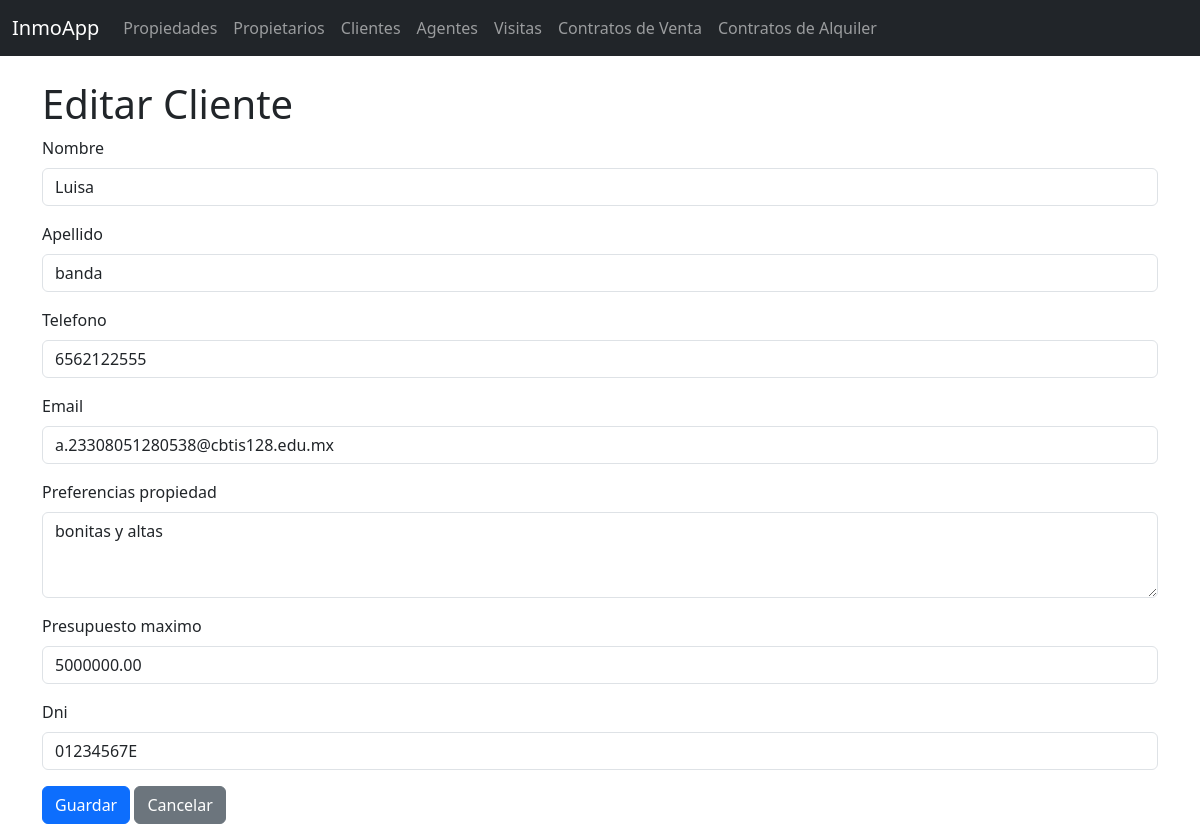
Page /clientes/1/editar/ on the committed database.
### inmobiliaria/models.py (models this page shows, shortened)
class Cliente_Inmobiliaria(models.Model):
    nombre = models.CharField(max_length=100)
    apellido = models.CharField(max_length=100)
    telefono = models.CharField(max_length=20)
    email = models.EmailField(max_length=100)
    preferencias_propiedad = models.TextField(blank=True, null=True)
    presupuesto_maximo = models.DecimalField(max_digits=15, decimal_places=2, null=True, blank=True)
    fecha_registro = models.DateField(auto_now_add=True)
    dni = models.CharField(max_length=20, unique=True)

### inmobiliaria/views.py (the view)
# urls.py: path("clientes/<int:pk>/editar/", views.Cliente_InmobiliariaUpdateView.as_view(), name="cliente_inmobiliaria_update"),
class Cliente_InmobiliariaUpdateView(UpdateView):
    model = Cliente_Inmobiliaria
    form_class = Cliente_InmobiliariaForm
    template_name = "inmobiliaria/cliente_inmobiliaria_form.html"
    success_url = reverse_lazy("inmobiliaria:cliente_inmobiliaria_list")

### inmobiliaria/forms.py
class Cliente_InmobiliariaForm(forms.ModelForm):
    class Meta:
        model = Cliente_Inmobiliaria
        fields = '__all__'
        widgets = {
            'nombre': forms.TextInput(attrs={'class': 'form-control'}),
            'apellido': forms.TextInput(attrs={'class': 'form-control'}),
            'telefono': forms.TextInput(attrs={'class': 'form-control'}),
            'email': forms.EmailInput(attrs={'class': 'form-control'}),
            'preferencias_propiedad': forms.Textarea(attrs={'class': 'form-control', 'rows': 3}),
            'presupuesto_maximo': forms.NumberInput(attrs={'class': 'form-control'}),
            'dni': forms.TextInput(attrs={'class': 'form-control'}),
        }

### inmobiliaria/templates/inmobiliaria/cliente_inmobiliaria_form.html (shortened to what this page needs)
{% extends "inmobiliaria/base.html" %}
{% block content %}
  <h1>{% if object %}Editar{% else %}Nuevo{% endif %} Cliente</h1>
  <form method="post">
    {% for field in form %}
      <div class="mb-3">
        <label for="{{ field.id_for_label }}" class="form-label">{{ field.label }}</label>
        {{ field }}
      </div>
    {% endfor %}
    <button type="submit" class="btn btn-primary">Guardar</button>
    <a href="{% url 'inmobiliaria:cliente_inmobiliaria_list' %}" class="btn btn-secondary">Cancelar</a>
  </form>
{% endblock %}

### rows in the picture
Cliente_Inmobiliaria: form "Luisa" "banda" "6562122555" "a.23308051280538@cbtis128.edu.mx" "bonitas y altas" "5000000.00" "01234567E"

### other values in the picture
{{ field.label }} "Nombre" "Apellido" "Telefono" "Email" "Preferencias propiedad" "Presupuesto maximo" "Dni"
